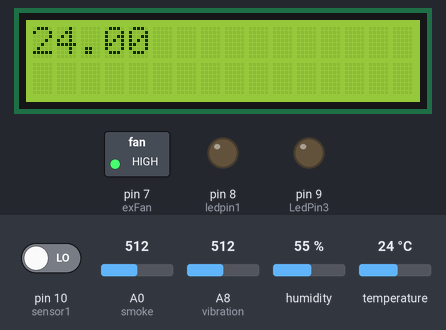
Simulated run of this sketch. Board: Arduino Mega 2560, built with avr-gcc and run on an emulated ATmega2560. On the bench: 16×2 character LCD, switched loads named in the sketch (green lamp = pin HIGH), output pins drawn as LEDs (lit = HIGH). Inputs (shaded band) come from the test bench; at power-on: pin 10 (sensor1) LOW, A0 (smoke) = 512, temperature 24 °C, A8 (vibration) = 512, humidity 55 %.

Above: at 4.2 s.
4.3 s: pin 10 (sensor1) driven HIGH
At 8.3 s:
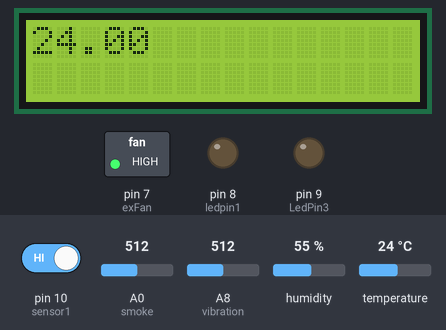
12.2 s: A0 (smoke) set to 408
16.7 s: A0 (smoke) set to 387
At 19.2 s:
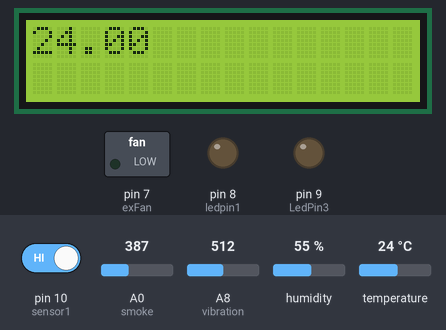
26.4 s: temperature set to 12 °C
At 28.9 s:
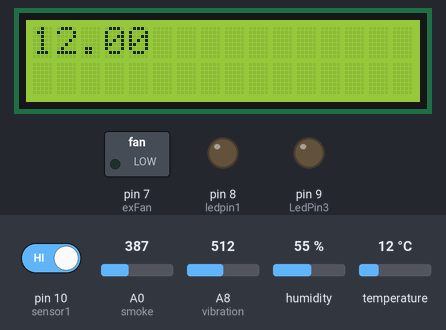
33.5 s: temperature set to 19 °C
At 36.2 s:
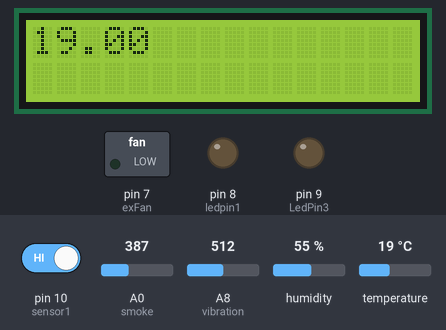
40.6 s: temperature set to 28 °C
At 43.5 s:
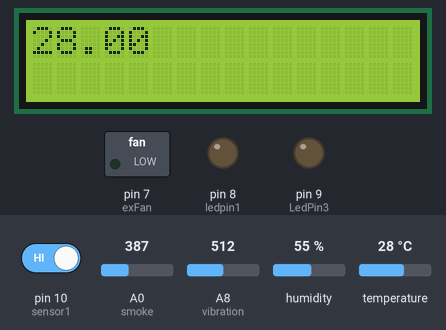
Timing chart, 0 to 47.8 s (numbered marks = the images above; inputs shaded):
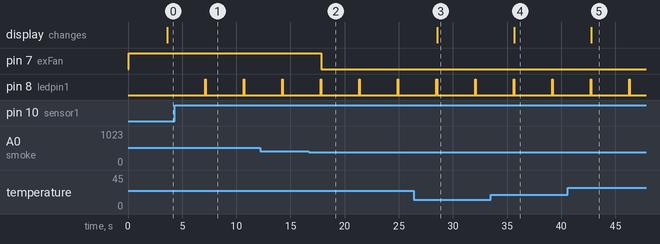

The sketch:

industrySecurity.ino
```cpp
// Library Files
#include <DHT.h>
#include <LiquidCrystal.h>
#include <Servo.h>

// LCD Display
#include <LiquidCrystal.h> // includes the LiquidCrystal Library
LiquidCrystal lcd(6, 5, 4, 3, 2, 1); // Creates an LC object. Parameters: (rs, enable, d4, d5, d6, d7)

//Temperature
#define DHTPIN 11     // what pin we're connected to
#define DHTTYPE DHT22   // DHT 22  (AM2302)
DHT dht(DHTPIN, DHTTYPE);
int chk;
float hum;  //Stores humidity value
float temp; //Stores temperature value

//Motion Sensor
int ledpin1 = 8;// Digital pin n D6
int pir1;
int sensor1 = 10 ;//motion senson1 on D7

//Gas Sensor
const int smoke = A0;
const int exFan = 7; //exFan
const int threshold = 400;//gas sensor

//Vibration sensor
int vibration = A8; //vibration sensor D0
int LedPin3 = 9; //vibration in led D1

//dust sensor
int measurePin = A15;
int ledPower = 52;

unsigned int samplingTime = 280;
unsigned int deltaTime = 40;
unsigned int sleepTime = 9680;

float voMeasured = 0;
float calcVoltage = 0;
float dustDensity = 0;

void setup() {

  //Motion
  pinMode(sensor1, INPUT);   // declare sensor as input
  pinMode(ledpin1, OUTPUT);  // declare LED as output

  //gas sensor
  pinMode(smoke, INPUT);
  pinMode(exFan, OUTPUT); //Buzzpin for fire alarm

  //temperature
  dht.begin();

  //Vibration
  pinMode (vibration, INPUT);
  pinMode(LedPin3, OUTPUT);

  //Display
  lcd.begin(16, 2);
  lcd.print("Smart Industry");
//  Serial.begin(9600);/
}

void loop() {
  gasSensor();
  temperature();
  vibration_sensor();
  motionDetected1();
  lcd.clear();
  lcd.println(temp);
}

//Vibration
void vibration_sensor() {
  int vibrationvalue = analogRead(vibration);
//  Serial.println(vibrationvalue);/

  if (vibrationvalue == 0) {
    digitalWrite(LedPin3, HIGH);
//    Serial.println("\n Vibration");/
    delay(1000);
  }

  else {
    digitalWrite(LedPin3, LOW);
    Serial.println("\n No Vibration");
    delay(1000);
  }
  //  delay(500);
}


//temperature
void temperature() {
  delay(1000);
  //Read data and store it to variables hum and temp
  hum = dht.readHumidity();
  temp = dht.readTemperature();
//  Serial.print("Humidity: ");
//  Serial.print(hum);
//  Serial.print(" %, Temp: ");
//  Serial.print(temp);
//  Serial.println(" Celsius");
  delay(1000);
}

//Motion Sensor Detection
void motionDetected1() {
  pir1 = digitalRead (sensor1);
  //  Serial.println(pir1);

  if (pir1 == HIGH) {
    digitalWrite(ledpin1, HIGH);
//    Serial.println("\n Motion Detected");/
    // Serial.println(pir1);
    delay(50);
    digitalWrite(ledpin1, LOW);

  }
  else {
    digitalWrite(ledpin1, LOW);
//    Serial.println(" Motion Not Detected");/
    //Serial.println(pir1);
    delay(50);
  }
}

//gas sensor
void gasSensor() {
  int analogValue = analogRead(smoke);

//  Serial.println("\n Gas value = ");/
//  Serial.println(analogValue);/

  if (analogValue > threshold) {
    digitalWrite(exFan, HIGH);
  }
  else if (analogValue == threshold) {
    digitalWrite(exFan, LOW);
    delay(400);
    //digitalWrite(Buzzerpin, LOW);
  }
  else {
    digitalWrite(exFan, LOW);
  }

  //  Serial.println(analogRead(A0));
  delay(500);
}
```

Measured:
- the behaviour switches between 401 and 400 on A0 (smoke) (found by bisection; images 1 and 2)
- after the input at 4.3 s, pin 8 (ledpin1): alternates HIGH for 0.05 s and LOW for 3.5 s, starting after 2.8 s
- after the input at 16.7 s, pin 7 (exFan): HIGH → LOW after 1.2 s
- after the input at 26.4 s, the display: changes after 2.1 s (image 3)
- after the input at 33.5 s, the display: changes after 2.2 s (image 4)
- after the input at 40.6 s, the display: changes after 2.2 s (image 5)
